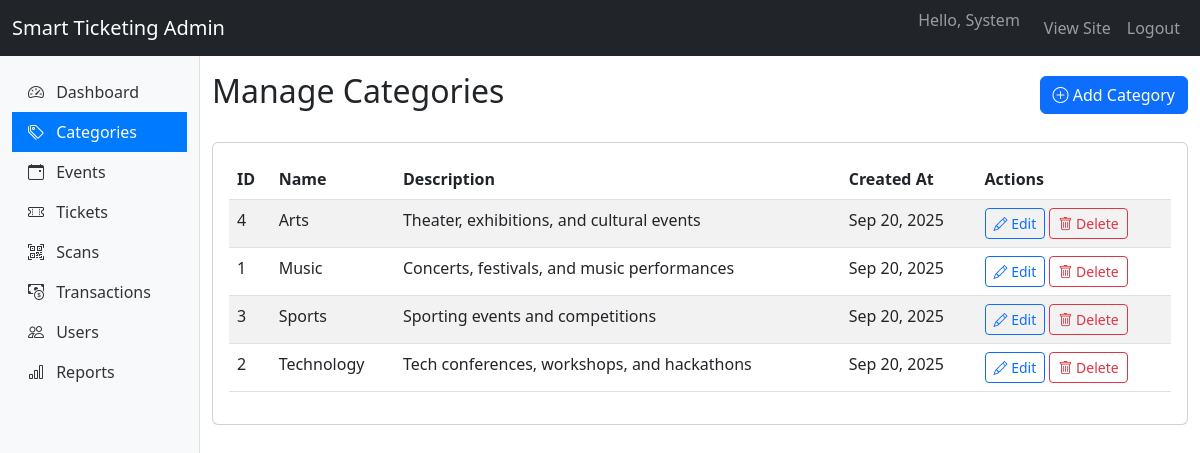
The app's page /admin/categories (signed in) with its own data.
### tables this page shows
CREATE TABLE `categories` (
  `id` int(11) NOT NULL,
  `name` varchar(50) NOT NULL,
  `description` text DEFAULT NULL,
  `created_at` timestamp NOT NULL DEFAULT current_timestamp()
);

### app/core/BaseController.php (called while the page is built, shortened)
<?php
class BaseController {
    public function render($view, $data = [])
    {
        $rootDir = dirname(__DIR__, 2);
        $viewPath = $rootDir . '/app/views/' . $view . '.php';
        extract($data);
        require $viewPath;
    }
}

### app/controllers/admin/CategoryController.php (called while the page is built, shortened)
<?php
class CategoryController extends BaseController {
    public function index() {
        $categoryModel = new Category();
        $categories = $categoryModel->getAll();
        $this->render('admin/categories/index', [
            'title' => 'Manage Categories - Smart Ticketing',
            'categories' => $categories
        ]);
    }
}

### public/index.php (called while the page is built, shortened)
<?php
require_once __DIR__ . '/autoloader.php';
$request_uri = $_SERVER['REQUEST_URI'];
$request_uri = explode('?', $request_uri, 2)[0];
$url = trim($request_uri, '/');
$router = new Router();
$router->get('', 'AuthController@redirectToLogin');
$router->get('login', 'AuthController@login');
$router->post('login', 'AuthController@login');
$router->get('register', 'AuthController@register');
$router->post('register', 'AuthController@register');
$router->get('logout', 'AuthController@logout');
$router->get('events', 'EventController@index');
$router->get('events/create', 'EventController@create');
$router->post('events/store', 'EventController@store');
$router->get('events/{id}', 'EventController@show');
$router->get('tickets', 'TicketController@index');
$router->get('tickets/{id}', 'TicketController@show');
$router->get('tickets/purchase/{id}', 'TicketController@purchase');
$router->get('tickets/download/{id}', 'TicketController@download');
$router->get('tickets/qr/{id}', 'TicketController@qr');
$router->get('tickets/pdf/{id}', 'TicketController@pdf');
$router->get('tickets/validate/{qrCodeHash}', 'TicketController@validate');
$router->get('organizer/dashboard', 'organizer\DashboardController@index');
$router->get('organizer/events', 'organizer\EventController@index');
$router->get('organizer/events/create', 'organizer\EventController@create');
$router->post('organizer/events/store', 'organizer\EventController@store');
$router->get('organizer/events/edit/{id}', 'organizer\EventController@edit');
$router->post('organizer/events/update/{id}', 'organizer\EventController@update');
$router->post('organizer/events/delete/{id}', 'organizer\EventController@delete');
$router->get('organizer/events/view/{id}', 'organizer\EventController@view');
$router->get('organizer/tickets', 'organizer\TicketController@index');
$router->get('organizer/tickets/event/{id}', 'organizer\TicketController@view');
$router->get('organizer/tickets/scan/{id}', 'organizer\TicketController@scan');
$router->get('organizer/transactions', 'organizer\TransactionController@index');
$router->get('organizer/transactions/event/{id}', 'organizer\TransactionController@view');
$router->get('organizer/scans', 'organizer\ScanController@index');
$router->get('organizer/scans/scan', 'organizer\ScanController@scan');
$router->post('organizer/scans/process', 'organizer\ScanController@processScan');
$router->get('organizer/scans/history', 'organizer\ScanController@history');
$router->get('organizer/scans/history/{id}', 'organizer\ScanController@history');
$router->get('organizer/reports', 'organizer\ReportsController@index');
$router->get('organizer/reports/sales', 'organizer\ReportsController@sales');
$router->get('organizer/reports/attendance', 'organizer\ReportsController@attendance');
$router->get('organizer/reports/attendance/{id}', 'organizer\ReportsController@attendance');
$router->get('organizer/reports/event/{id}', 'organizer\ReportsController@event');
$router->get('organizer/reports/export/{type}', 'organizer\ReportsController@export');
$router->get('organizer/reports/export/{type}/{id}', 'organizer\ReportsController@export');
$router->get('organizer/scanner', 'organizer\ScannerController@index');
$router->get('organizer/scanner/scan', 'organizer\ScannerController@scan');
$router->post('organizer/scanner/process', 'organizer\ScannerController@processScan');
$router->get('organizer/scanner/result', 'organizer\ScannerController@result');
$router->get('organizer/scanner/history', 'organizer\ScannerController@history');
$router->get('organizer/scanner/history/{ticketId}', 'organizer\ScannerController@history');
$router->get('organizer/scanner/download', 'organizer\ScannerController@download');
$router->get('admin/dashboard', 'admin\DashboardController@index');
$router->get('admin/categories', 'admin\CategoryController@index');
$router->get('admin/categories/create', 'admin\CategoryController@create');
$router->post('admin/categories/store', 'admin\CategoryController@store');
$router->get('admin/categories/edit/{id}', 'admin\CategoryController@edit');
$router->post('admin/categories/update/{id}', 'admin\CategoryController@update');
$router->post('admin/categories/delete/{id}', 'admin\CategoryController@delete');
$router->get('admin/events', 'admin\EventController@index');
$router->get('admin/events/view/{id}', 'admin\EventController@view');
$router->get('admin/events/approve/{id}', 'admin\EventController@approve');
$router->get('admin/events/reject/{id}', 'admin\EventController@reject');
$router->get('admin/events/disable/{id}', 'admin\EventController@disable');
$router->get('admin/tickets', 'admin\TicketController@index');
$router->get('admin/tickets/view/{id}', 'admin\TicketController@view');
$router->get('admin/tickets/check/{id}', 'admin\TicketController@checkFraud');
$router->get('admin/tickets/history/{id}', 'admin\TicketController@scanHistory');
$router->get('admin/scans', 'admin\ScanController@index');
$router->get('admin/scans/view/{id}', 'admin\ScanController@view');
$router->get('admin/scans/analytics', 'admin\ScanController@analytics');
$router->get('admin/scans/suspicious', 'admin\ScanController@suspicious');
$router->get('admin/scans/export', 'admin\ScanController@export');
$router->get('admin/scans/export/{type}', 'admin\ScanController@export');
$router->get('admin/transactions', 'admin\TransactionController@index');
$router->get('admin/transactions/view/{id}', 'admin\TransactionController@view');
$router->get('admin/transactions/suspicious', 'admin\TransactionController@suspicious');
$router->get('admin/transactions/analytics', 'admin\TransactionController@analytics');
$router->get('admin/transactions/export', 'admin\TransactionController@export');
$router->get('admin/transactions/export/{type}', 'admin\TransactionController@export');
$router->get('admin/reports', 'admin\ReportsController@index');
$router->get('admin/reports/sales', 'admin\ReportsController@sales');
$router->get('admin/reports/attendance', 'admin\ReportsController@attendance');
$router->get('admin/reports/attendance/{id}', 'admin\ReportsController@attendance');
$router->get('admin/reports/event/{id}', 'admin\ReportsController@event');
$router->get('admin/reports/export/{type}', 'admin\ReportsController@export');
$router->get('admin/reports/export/{type}/{id}', 'admin\ReportsController@export');
$router->get('admin/users', 'admin\UserController@index');
$router->get('admin/users/create', 'admin\UserController@create');
$router->post('admin/users/store', 'admin\UserController@store');
$router->get('admin/users/view/{id}', 'admin\UserController@view');
$router->get('admin/users/edit/{id}', 'admin\UserController@edit');
$router->post('admin/users/update/{id}', 'admin\UserController@update');
$router->post('admin/users/delete/{id}', 'admin\UserController@delete');
$router->dispatch($url);

### public/autoloader.php (called while the page is built, shortened)
<?php
spl_autoload_register(function ($class) {
    $class = str_replace('app\\', '', $class);
    $file = __DIR__ . '/../app/' . str_replace('\\', '/', $class) . '.php';
    $file = str_replace('/', DIRECTORY_SEPARATOR, $file);
});

### app/models/Category.php (called while the page is built, shortened)
<?php
class Category {
    private $db;
    public function __construct() {
        $database = new Database();
        $this->db = $database->getConnection();
    }
    public function getAll() {
        $sql = "SELECT * FROM categories ORDER BY name";
        $stmt = $this->db->prepare($sql);
        $stmt->execute();
        return $stmt->fetchAll(PDO::FETCH_ASSOC);
    }
}

### app/config/Database.php (called while the page is built, shortened)
<?php
class Database {
    private $host = 'localhost';
    private $port = '3306';
    private $db_name = 'smart_ticketing';
    private $username = 'root';
    private $password = 'promise';
    public function getConnection() {
        $this->conn = null;
        try {
            $dsn = "mysql:host={$this->host};port={$this->port};dbname={$this->db_name}";
            $this->conn = new \PDO($dsn, $this->username, $this->password);
            $this->conn->setAttribute(\PDO::ATTR_ERRMODE, \PDO::ERRMODE_EXCEPTION);
            $this->conn->exec("SET NAMES 'utf8'");
            $this->conn->exec("SET CHARACTER SET utf8");
        } catch(\PDOException $e) {
            echo "Connection failed: " . $e->getMessage();
            error_log("Database error: " . $e->getMessage());
        }
        return $this->conn;
    }
}

### app/views/admin/categories/index.php (the view, shortened to what this page needs)
<div class="d-flex justify-content-between align-items-center mb-4">
    <h2>Manage Categories</h2>
    <a href="<?= BASE_URL ?>/admin/categories/create" class="btn btn-primary">
        <i class="bi bi-plus-circle"></i> Add Category
    </a>
</div>
<div class="card">
    <div class="card-body">
        <?php if (empty($categories)): ?>
            <div class="alert alert-info">
                No categories found. <a href="<?= BASE_URL ?>/admin/categories/create">Create your first category</a>.
            </div>
        <?php else: ?>
            <div class="table-responsive">
                <table class="table table-striped">
                    <thead>
                        <tr>
                            <th>ID</th>
                            <th>Name</th>
                            <th>Description</th>
                            <th>Created At</th>
                            <th>Actions</th>
                        </tr>
                    </thead>
                    <tbody>
                        <?php foreach ($categories as $category): ?>
                            <tr>
                                <td><?= $category['id'] ?></td>
                                <td><?= htmlspecialchars($category['name']) ?></td>
                                <td><?= htmlspecialchars($category['description'] ?? 'N/A') ?></td>
                                <td><?= date('M j, Y', strtotime($category['created_at'])) ?></td>
                                <td>
                                    <a href="<?= BASE_URL ?>/admin/categories/edit/<?= $category['id'] ?>" class="btn btn-sm btn-outline-primary">
                                        <i class="bi bi-pencil"></i> Edit
                                    </a>
                                    <form action="<?= BASE_URL ?>/admin/categories/delete/<?= $category['id'] ?>" method="POST" class="d-inline" onsubmit="return confirm('Are you sure you want to delete this category?');">
                                        <button type="submit" class="btn btn-sm btn-outline-danger">
                                            <i class="bi bi-trash"></i> Delete
                                        </button>
                                    </form>
                                </td>
                            </tr>
                        <?php endforeach; ?>
                    </tbody>
                </table>
            </div>
        <?php endif; ?>
    </div>
</div>

### records on screen
categories: id "4", name "Arts", description "Theater, exhibitions, and cultural events", created_at "Sep 20, 2025"
categories: id "1", name "Music", description "Concerts, festivals, and music performances", created_at "Sep 20, 2025"
categories: id "3", name "Sports", description "Sporting events and competitions", created_at "Sep 20, 2025"
categories: id "2", name "Technology", description "Tech conferences, workshops, and hackathons", created_at "Sep 20, 2025"

### other values on screen
$_SESSION['user']['first_name'] "System"
